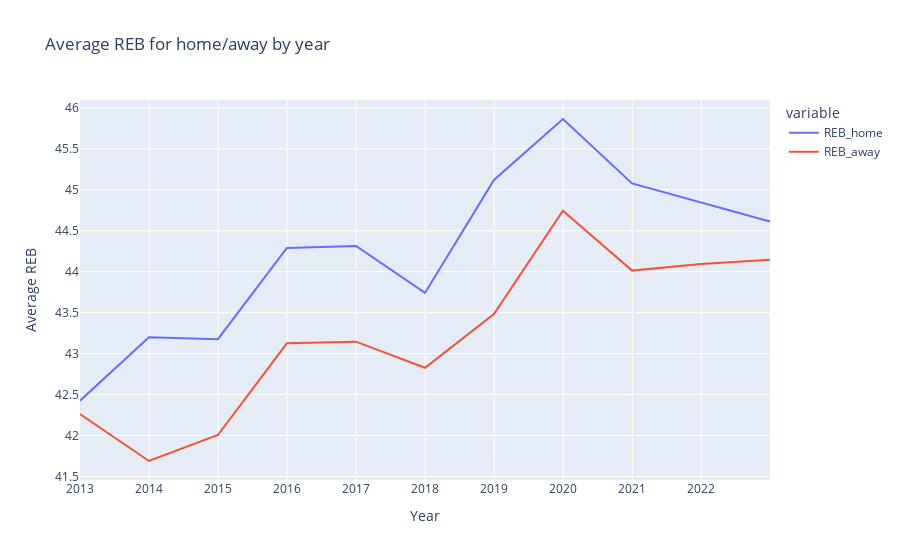

The notebook cell this image was saved under:
### Code cell
# Timeline of REB average per year
reb_avg_timeline = df[['REB_home','REB_away']].resample('Y').mean()
fig = px.line(reb_avg_timeline, labels={'GAME_DATE':'Year', 'value':'Average REB'},title='Average REB for home/away by year')
fig.update_layout(xaxis = dict(
        tickvals = [2013,2014, 2015, 2016, 2017, 2018, 2019,2020,2021,2022],
        ticktext = [2013,2014, 2015, 2016, 2017, 2018, 2019,2020,2021,2022]
))
fig.show()

### Figure 1 — Plotly figure (JSON) as saved in the notebook; plotly's stock layout.template omitted (floating-point values rounded to 4 significant figures)
{"data": [{"hovertemplate": "variable=REB_home<br>Year=%{x}<br>Average REB=%{y}<extra></extra>", "legendgroup": "REB_home", "line": {"color": "#636efa", "dash": "solid"}, "marker": {"symbol": "circle"}, "mode": "lines", "name": "REB_home", "orientation": "v", "showlegend": true, "type": "scatter", "x": ["2012-12-31T00:00:00", "2013-12-31T00:00:00", "2014-12-31T00:00:00", "2015-12-31T00:00:00", "2016-12-31T00:00:00", "2017-12-31T00:00:00", "2018-12-31T00:00:00", "2019-12-31T00:00:00", "2020-12-31T00:00:00", "2021-12-31T00:00:00", "2022-12-31T00:00:00"], "xaxis": "x", "y": [42.43, 43.2, 43.18, 44.29, 44.31, 43.74, 45.12, 45.86, 45.08, 44.84, 44.61], "yaxis": "y"}, {"hovertemplate": "variable=REB_away<br>Year=%{x}<br>Average REB=%{y}<extra></extra>", "legendgroup": "REB_away", "line": {"color": "#EF553B", "dash": "solid"}, "marker": {"symbol": "circle"}, "mode": "lines", "name": "REB_away", "orientation": "v", "showlegend": true, "type": "scatter", "x": ["2012-12-31T00:00:00", "2013-12-31T00:00:00", "2014-12-31T00:00:00", "2015-12-31T00:00:00", "2016-12-31T00:00:00", "2017-12-31T00:00:00", "2018-12-31T00:00:00", "2019-12-31T00:00:00", "2020-12-31T00:00:00", "2021-12-31T00:00:00", "2022-12-31T00:00:00"], "xaxis": "x", "y": [42.26, 41.69, 42.01, 43.13, 43.15, 42.83, 43.48, 44.74, 44.01, 44.09, 44.15], "yaxis": "y"}], "layout": {"legend": {"title": {"text": "variable"}, "tracegroupgap": 0}, "title": {"text": "Average REB for home/away by year"}, "xaxis": {"anchor": "y", "domain": [0, 1], "ticktext": [2013, 2014, 2015, 2016, 2017, 2018, 2019, 2020, 2021, 2022], "tickvals": [2013, 2014, 2015, 2016, 2017, 2018, 2019, 2020, 2021, 2022], "title": {"text": "Year"}}, "yaxis": {"anchor": "x", "domain": [0, 1], "title": {"text": "Average REB"}}}}
